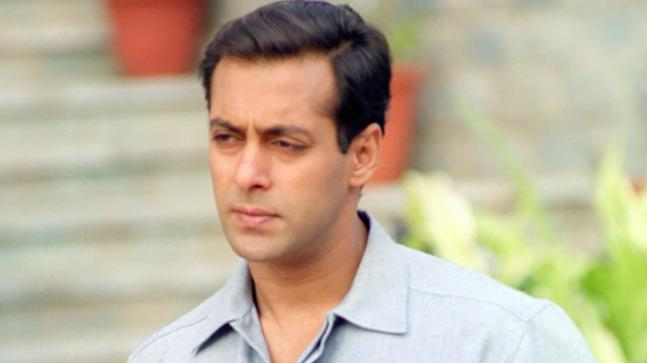
#> input picture FR with opencv/Image/Test Image/Salman Khan/Salman Khan 07.jpeg, 647 x 363 px, given in place of the camera
$ python main.py
#> lines starting #> are read from the running program, lines starting #| are printed output that depends on the picture; after the words box and inside, x2 and y2 are one past the last pixel; in counts of white or black regions, pixels touching at a corner belong together
#> the answer given: 1
### FRAS/check_camera.py

def _cascade_path(name='haarcascade_frontalface_default.xml'):
    import cv2, os
    p = os.path.join(cv2.data.haarcascades, name)
    if os.path.isfile(p):
        return p
    return name


def camer():
    import cv2

    # Load the cascade
    face_cascade = cv2.CascadeClassifier(_cascade_path())

    # To capture video from webcam.
    cap = cv2.VideoCapture(0)

    while True:
        # Read the frame
        _, img = cap.read()
#> img is the input picture: shape (363, 647, 3); mean B, G, R 154.9, 178.5, 190

        # Convert to grayscale
        gray = cv2.cvtColor(img, cv2.COLOR_BGR2GRAY)
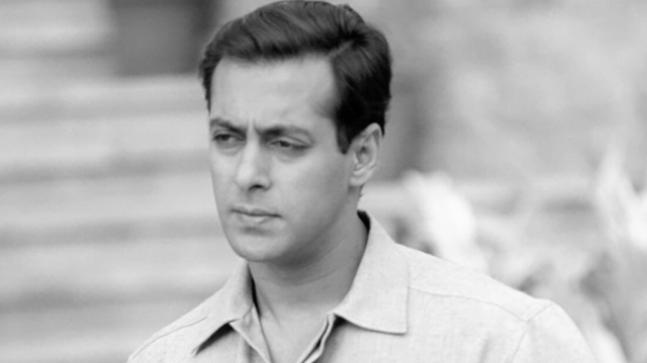
#> gray: shape (363, 647); min 0, max 252, mean 179.2

        # Detect the faces
        faces = face_cascade.detectMultiScale(gray, 1.3, 5, minSize=(30, 30),flags = cv2.CASCADE_SCALE_IMAGE)
#> faces = [[174, 78, 161, 161]]

        # Draw the rectangle around each face
        for (x, y, w, h) in faces:
            cv2.rectangle(img, (x, y), (x + w, y + h), (10,159,255), 2)
#> this loop made 1 pass
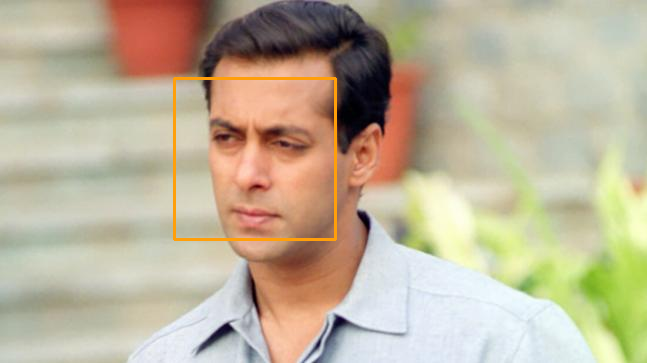
#> img: shape (363, 647, 3); 0.82% of pixels changed, all inside (x1, y1, x2, y2) = (173, 77, 337, 241)


        # Display
        cv2.imshow('Webcam Check', img)

        # Stop if escape key is pressed
        if cv2.waitKey(1) & 0xFF == ord('q'):
#> (key q is pressed here)
            break

    # Release the VideoCapture object
    cap.release()
    cv2.destroyAllWindows()

### FRAS/main.py
import os  # accessing the os functions
import check_camera
import Capture_Image
import Train_Image
import Recognize


# creating the title bar function

def title_bar():
    os.system('cls')  # for windows

    # title of the program

    print("\t**********************************************")
    print("\t***** Face Recognition Attendance System *****")
    print("\t**********************************************")


# creating the user main menu function

def mainMenu():
    title_bar()
    print()
    print(10 * "*", "WELCOME MENU", 10 * "*")
    print("[1] Check Camera")
    print("[2] Capture Faces")
    print("[3] Train Images")
    print("[4] Recognize & Attendance")
    print("[5] Auto Mail")
    print("[6] Quit")

    while True:
        try:
            choice = int(input("Enter Choice: "))

            if choice == 1:
                checkCamera()
                break
            elif choice == 2:
                CaptureFaces()
                break
            elif choice == 3:
                Trainimages()
                break
            elif choice == 4:
                RecognizeFaces()
                break
            elif choice == 5:
                # run automail via python to ensure correct interpreter
                import sys
                os.system(f'"{sys.executable}" automail.py')
                break
            elif choice == 6:
                print("Thank You")
                sys.exit(0)
            else:
                print("Invalid Choice. Enter 1-6")
                # loop continues
        except ValueError:
            print("Invalid Choice. Enter 1-4\n Try Again")
    exit


# ---------------------------------------------------------
# calling the camera test function from check camera.py file

def checkCamera():
    check_camera.camer()
    key = input("Enter any key to return main menu")
    mainMenu()
#> the answer given: 1
#> the loop in camer (call 2), `for (x, y, w, h) in faces:` made 1 pass
#> (key Esc is pressed here)
#> the answer given: 1


# --------------------------------------------------------------
# calling the take image function form capture image.py file

def CaptureFaces():
    Capture_Image.takeImages()
    key = input("Enter any key to return main menu")
    mainMenu()


# -----------------------------------------------------------------
# calling the train images from train_images.py file

def Trainimages():
    Train_Image.TrainImages()
    key = input("Enter any key to return main menu")
    mainMenu()


# --------------------------------------------------------------------
# calling the recognize_attendance from recognize.py file

def RecognizeFaces():
    Recognize.recognize_attendence()
    key = input("Enter any key to return main menu")
    mainMenu()


# ---------------main driver ------------------
#> (the run stopped early here; a loop or call above may not have finished)
